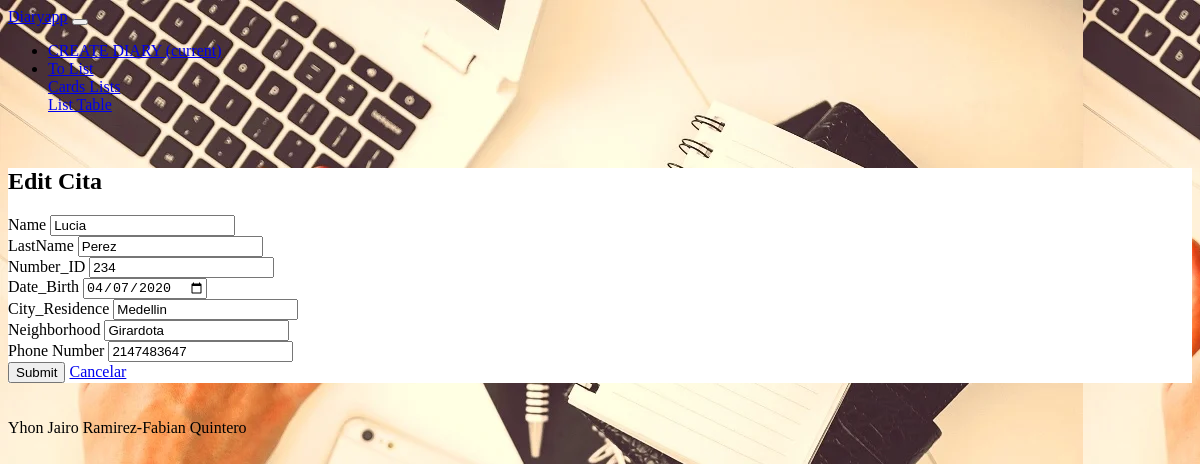
Page /edit_diary.php?id=5 on the committed database.
### tables this page shows
CREATE TABLE `diary` (
  `id` int(10) NOT NULL,
  `name` varchar(30) NOT NULL,
  `lastname` varchar(30) NOT NULL,
  `number_id` int(20) NOT NULL,
  `date_birth` date NOT NULL,
  `city_residence` varchar(30) NOT NULL,
  `district` varchar(30) NOT NULL,
  `number_mobile` int(10) NOT NULL
);

### edit_diary.php (the view)
<?php
if (isset($_GET['id'])) {
  include_once('db_connection.php');
  $id = $_GET['id'];
  $sql = "SELECT * FROM diary WHERE id = {$id}";
  $resul = $conn->query($sql);
  if ($resul->num_rows > 0) {
    $row = $resul->fetch_assoc();
  }
}
?>
<?php include_once('layouts/header.php'); ?>
<div class="row bg-dark text-white pt-2">
  <div class="col-sm-12 d-flex justify-content-center">
    <h2>Edit <b>Cita</b></h2>
  </div>
</div>
<form action="update_diary.php?id=<?php echo $row['id'] ?>" method="post" onsubmit="return validar();" class="pl-3 pr-3 pb-3 shadow">
  <div class="row">
    <div class="form-group col-sm-12 col-md-6">
      <label for="diaryname">Name</label>
      <input type="text" value="<?php echo $row['name'] ?>" name="diaryname" class="form-control" id="diaryname" placeholder="Enter Task Name">
    </div>
    <div class="form-group col-sm-12 col-md-6">
      <label for="diarylastname">LastName</label>
      <input type="text" value="<?php echo $row['lastname'] ?>" name="diarylastname" class="form-control" id="diarylastname" placeholder="Enter Task Date">
    </div>
  </div>
  <div class="row">
    <div class="form-group col-sm-12 col-md-6">
      <label for="diarynumber_id">Number_ID</label>
      <input type="text" value="<?php echo $row['number_id'] ?>" name="diarynumber_id" class="form-control" id="diarynumber_id" aria-describedby="emailHelp" placeholder="Enter Number_ID">
    </div>
    <div class="form-group col-sm-12 col-md-6">
      <label for="diarydate_birth">Date_Birth</label>
      <input type="date" value="<?php echo $row['date_birth'] ?>" name="diarydate_birth" class="form-control" id="diarydate_birth" placeholder="Enter Date_Birth">
    </div>
  </div>
  <div class="row">
    <div class="form-group col-sm-12 col-md-6">
      <label for="diarycity_residence">City_Residence</label>
      <input type="text" value="<?php echo $row['city_residence'] ?>" name="diarycity_residence" class="form-control" id="diarycity_residence" placeholder="City_Residence">
    </div>
    <div class="form-group col-sm-12 col-md-6">
      <label for="diarydistrict">Neighborhood</label>
      <input type="text" value="<?php echo $row['district'] ?>" name="diarydistrict" class="form-control" id="diarydistrict" placeholder="Enter Neighborhood">
    </div>
  </div>
  <div class="row">
    <div class="form-group col-sm-12 col-md-6">
      <label for="diarynumber_mobile">Phone Number</label>
      <input type="text" value="<?php echo $row['number_mobile'] ?>" name="diarynumber_mobile" class="form-control" id="diarynumber_mobile" placeholder="Enter Phone Number">
    </div>
  </div>
  <button type="submit" class="btn btn-primary">Submit</button>
  <a class="btn btn-primary" href="index.php" role="button">Cancelar</a>
</form>
<?php include_once('layouts/footer.php'); ?>

### css/styles.css (style rules this page uses)
body { background-color: rgb(208, 222, 233); background-image: url("img/1.jpg"); }

### rows in the picture
diary: diaryname "Lucia", diarylastname "Perez", diarynumber_id "234", diarydate_birth "04/07/2020", diarycity_residence "Medellin", diarydistrict "Girardota", diarynumber_mobile "2147483647"
